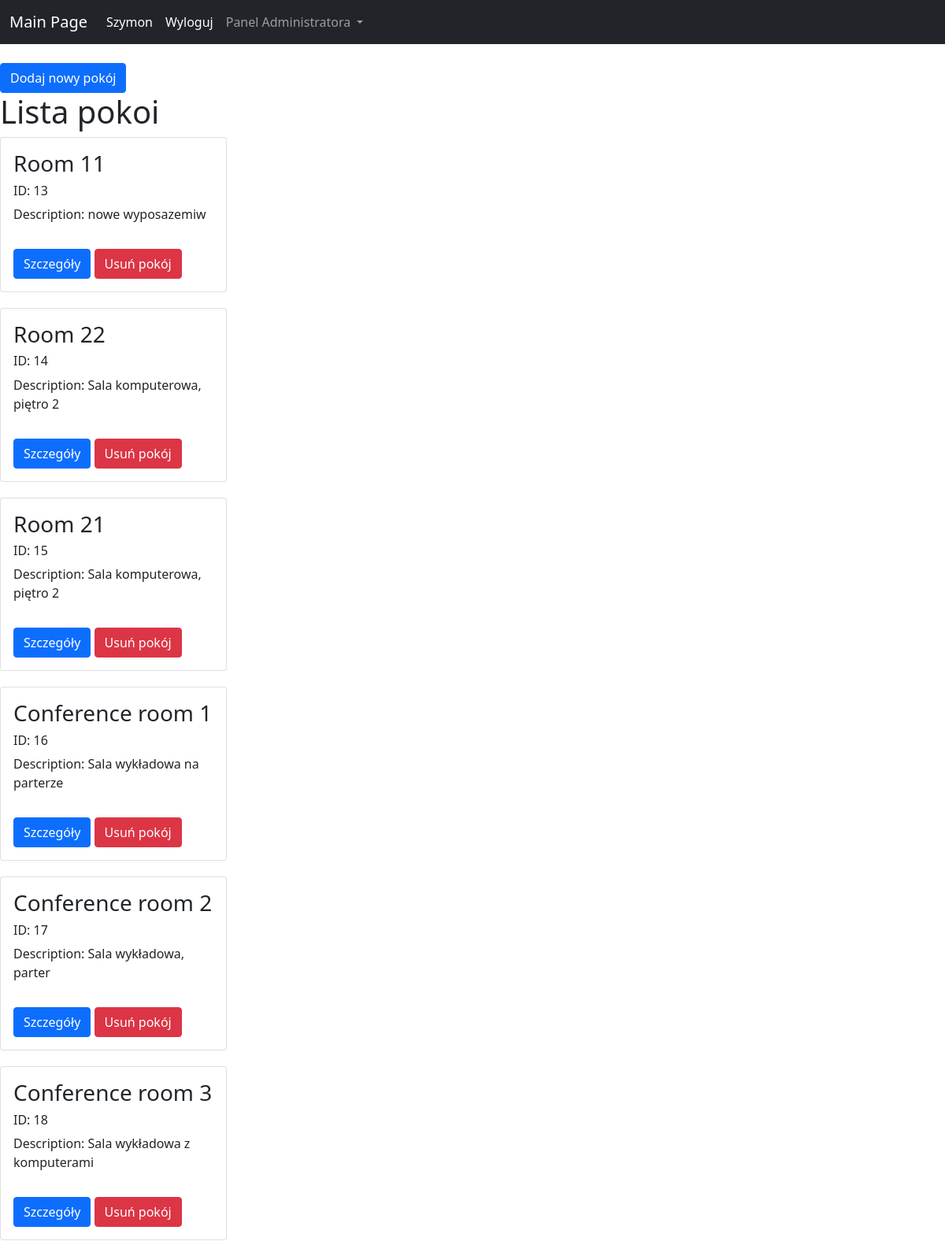
The app's page /reservationSystem/adminPanel/rooms/ (signed in) with its own data.
### reservationSystem/models.py (models this page shows, shortened)
class Room(models.Model):
    name = models.CharField('Room name' ,max_length=255)
    description = models.TextField(blank=True)

### reservationSystem/views.py (the view)
# urls.py: path('adminPanel/rooms/', views.rooms, name='rooms'),
def rooms(request):
    rooms = Room.objects.all()
    context = {
        'room_list': rooms,
    }
    return render(request, 'rooms.html', context)

### reservationSystem/templates/rooms.html
{% extends 'base.html' %}
{% block content %}
    <a href="{% url 'addRoom' %}" class="btn btn-primary">Dodaj nowy pokój</a>
    <h1>Lista pokoi</h1>
    {% for room in room_list %}
    <div class="card" style="width: 18rem;">
        <div class="card-body">
        <h3 class="card-title">{{room.name}}</h4>
        <h6 class="card-title">ID: {{room.id}}</h6>
        <p class="card-text">Description: {{room.description}}</p>
        </div>
        <div class="card-body">
        <a href="{% url 'roomDetails' room.id %}" class="btn btn-primary">Szczegóły</a>
        <a href="{% url 'deleteRoom' room.id %}" class="btn btn-danger">Usuń pokój</a>
        </div>
    </div>
    {% endfor %}
{% endblock %}

### reservationSystem/templates/navbar.html (shortened to what this page needs)
<nav class="navbar navbar-expand-lg navbar-dark bg-dark">
    <div class="container-fluid">
      <a class="navbar-brand" href="{% url 'home' %}">Main Page</a>
      <div class="collapse navbar-collapse" id="navbarSupportedContent">
        <ul class="navbar-nav me-auto mb-2 mb-lg-0">
          {% if user.is_authenticated %}
            <li class="nav-item">
              <a class="nav-link active" aria-current="page">{{user.username}}</a>
            </li>
            <li class="nav-item">
              <a class="nav-link active" aria-current="page" href="{% url 'logout' %}">Wyloguj</a>
            </li>
          {% endif %}
          {% if user.is_staff %}
            <li class="nav-item dropdown">
              <a class="nav-link dropdown-toggle" id="navbarDropdown" role="button" data-bs-toggle="dropdown" aria-expanded="false">
                Panel Administratora
              </a>
            </li>
          {% endif %}
        </ul>
      </div>
    </div>
  </nav>

### reservationSystem/static/css/style.css (style rules this page uses)
.card { margin-bottom: 20px; }

### records on screen
Room: name "Room 11", id "13", description "nowe wyposazemiw"
Room: name "Room 22", id "14", description "Sala komputerowa, piętro 2"
Room: name "Room 21", id "15", description "Sala komputerowa, piętro 2"
Room: name "Conference room 1", id "16", description "Sala wykładowa na parterze"
Room: name "Conference room 2", id "17", description "Sala wykładowa, parter"
Room: name "Conference room 3", id "18", description "Sala wykładowa z komputerami"

### other values on screen
{{ user.username }} "Szymon"
